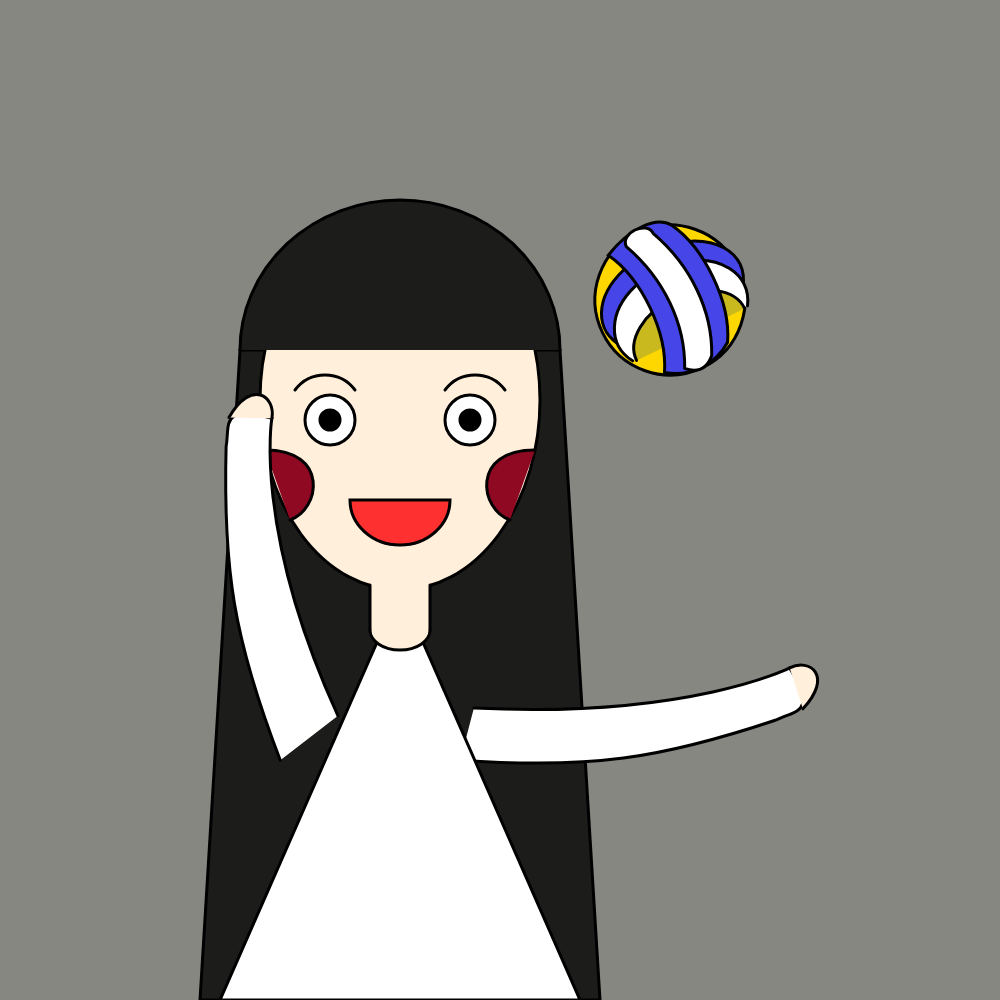
Frame 1 (no input)
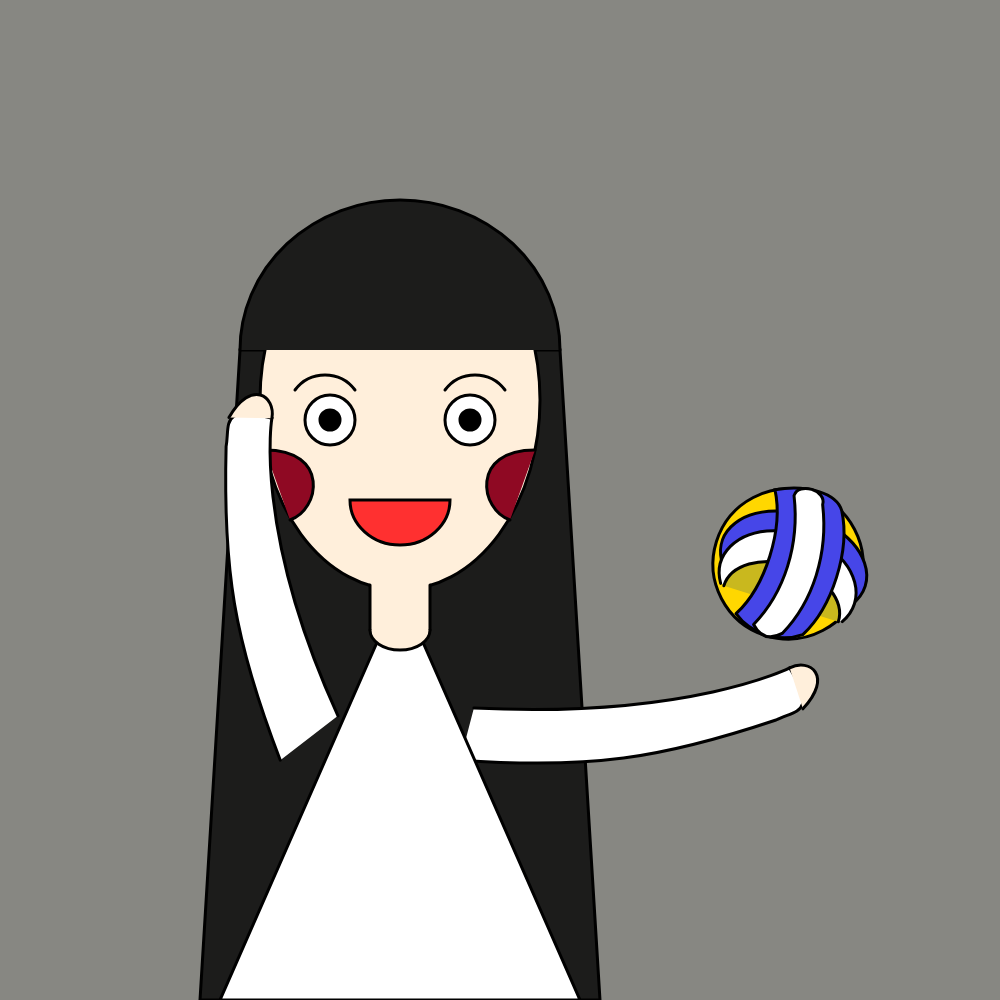
Frame 60 (no input)
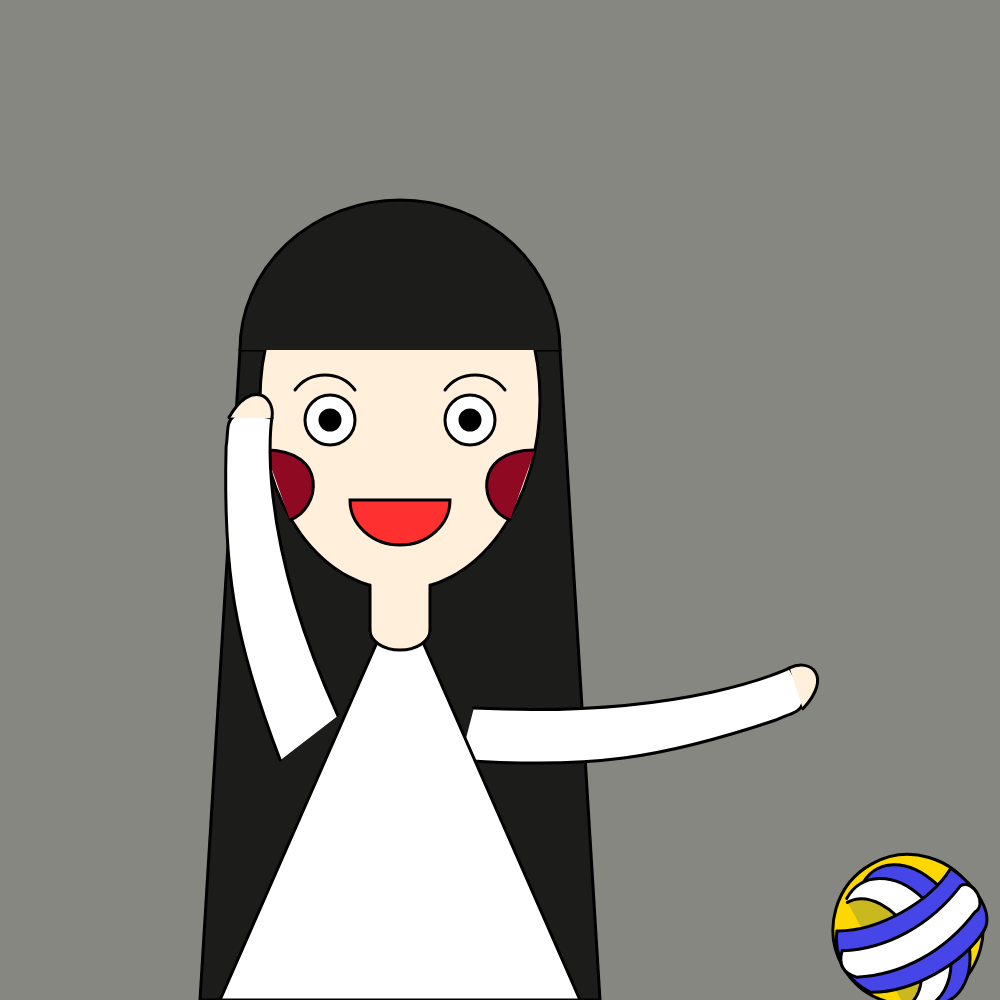
Frame 120 (the mouse pressed at the canvas centre since frame 60)

The p5.js sketch that drew these frames (run headless with seeded random() and noise() and a simulated clock; from frame 60 on, the mouse is pressed at the canvas centre):

// p5.js sketch
// ── sketch.js
var x0=670;
var y0=300;
var dx=2;
function setup() {
  createCanvas(1000, 1000);
}

function draw() {
  background(135, 135, 130);
  strokeWeight(3);

  //发尾
  fill(28, 28, 27);
  quad(240,350,200,1000,600,1000,560,350);
  
  //脸
  fill(255,239,219);
  ellipse(400,400,280,380);
  fill(0);

  //脸颊
  fill(143, 9, 35);
  bezier(265,450,330,450,320,510,290,520);  //左脸颊
  bezier(535,450,470,450,480,510,510,520);  //右脸颊

  //刘海
  fill(28, 28, 27);
  arc(400,350,320,300,-PI,0,OPEN);

   //右胳膊
  push();
  fill(255, 255, 255);
  translate(490,720);
  rotate(dx/PI);
  translate(-490,-720);
  beginShape();
  vertex(470,720);
  bezierVertex(650,600,700,500,700,500);
  bezierVertex(750,520,730,530,720,550);
  bezierVertex(650,650,600,700,490,770);
  endShape();

  //右手
  fill(255,239,219);
  bezier(700,500,710,480,740,480,735,525);
  pop();
  
  //左胳膊
  push();
  fill(255, 255, 255);
  translate(310,720);
  rotate(dx/PI);
  translate(-310,-720);
  beginShape();
  vertex(330,700);
  bezierVertex(150,600,100,500,100,500);
  bezierVertex(50,520,70,530,80,550);
  bezierVertex(150,650,200,700,310,770);
  endShape();
  
  //左手
  fill(255,239,219);
  bezier(100,500,90,480,60,480,65,525);
  pop();

  //身子
  fill(255, 255, 255);
  triangle(400,590,220,1000,580,1000);

  //脖子
  strokeWeight(0);
  fill(255,239,219);
  rect(370,570,60,60);
  strokeWeight(3);
  line(370,585,370,630);
  line(430,585,430,630);

  //领子
  strokeWeight(3);
  fill(255,239,219);
  arc(400,630,60,40,0,PI,OPEN);

  //眼睛
  fill(255);
  ellipse(330,420,50,50);  //左眼白
  ellipse(470,420,50,50);  //右眼白
  fill(0);
  ellipse(330,420,20,20);  //左眼珠‘
  ellipse(470,420,20,20);  //右眼珠
  
  //眉毛
  //line(300,380,350,380);
  noFill();
  bezier(295,390,310,370,340,370,355,390);  //左眉毛
  bezier(505,390,490,370,460,370,445,390);  //右眉毛

  //嘴巴
  fill(255,48,48);
  arc(400,500,100,90,0,PI,CHORD);



  //球
  push();
  translate(x0,y0);
  rotate(dx*x0/(100*PI));
  translate(-x0,-y0);
  fill(255,215,0);
  ellipse(x0,y0,150,150);
  x0+=dx;
  y0=0.0034*x0*x0-2.72*x0+596.14;
  if(x0>=width||x0<=0)
  dx=-dx;

  //纹路
  //竖蓝色
  fill(70, 70, 232);
  arc(x0,y0,100,150,-3*PI/5,3*PI/5,OPEN);

  //竖白色
  fill(255);
  arc(x0-20,y0,100,140,-3*PI/5,3*PI/5,OPEN);

  //竖黄色
  fill(201, 184, 30);
  arc(x0-42,y0,80,120,-PI/2,PI/2,OPEN);


  fill(70, 70, 232);
  beginShape();
  vertex(x0-65,y0-40);
  bezierVertex(x0-30,y0-20,x0+30,y0-20,x0+65,y0-40);
  bezierVertex(x0+80,y0-10,x0+80,y0+20,x0+65,y0+30);
  bezierVertex(x0+30,y0+50,x0-30,y0+50,x0-65,y0+30);
  bezierVertex(x0-80,y0+10,x0-80,y0-20,x0-65,y0-40);
  endShape();

  //arc(670,300,150,100,0-PI/10,PI+PI/10,OPEN);

  //白色
  fill(255);
  beginShape();
  vertex(x0-70,y0-20);
  bezierVertex(x0-30,y0,x0+20,y0,x0+65,y0-20);
  bezierVertex(x0+80,y0-20,x0+80,y0+10,x0+65,y0+10);
  bezierVertex(x0+20,y0+30,x0-30,y0+30,x0-70,y0+10);
  bezierVertex(x0-80,y0,x0-80,y0-10,x0-70,y0-20);
  endShape();
  pop();
}
